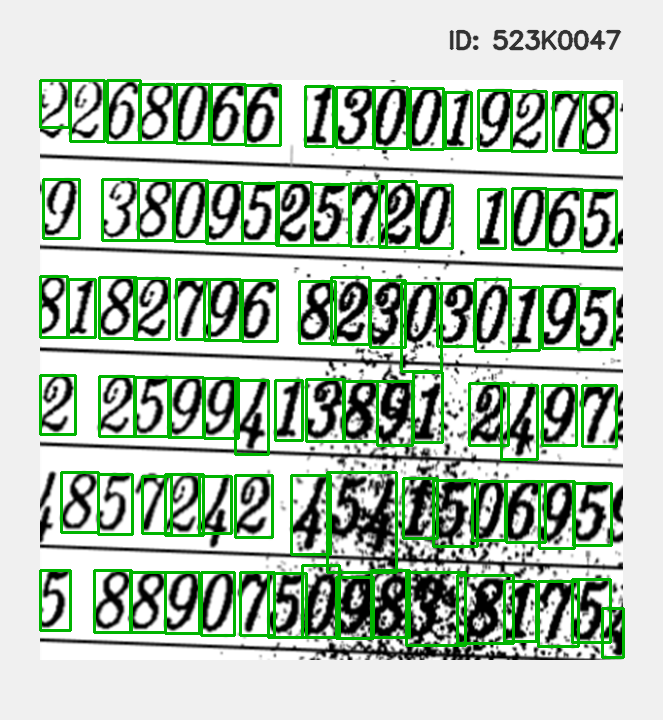

Write Python code to recreate this figure.
# Task 1
import cv2
import numpy as np
import math, time
import matplotlib.pyplot as plt
from typing import List, Tuple
from dataclasses import dataclass

def remove_small_components(binary_img: np.ndarray, min_size: int = 30) -> np.ndarray:
    if binary_img is None:
        return binary_img
    _, bin_thresh = cv2.threshold(binary_img, 127, 255, cv2.THRESH_BINARY)
    num_labels, labels, stats, centroids = cv2.connectedComponentsWithStats(bin_thresh, connectivity=8)
    
    output = np.zeros_like(bin_thresh)
    for i in range(1, num_labels):
        area = stats[i, cv2.CC_STAT_AREA]
        if area >= min_size:
            output[labels == i] = 255
    return output

def preprocess_frame(frame):
    # Use bilateral filter for better edge preservation
    blurred = cv2.bilateralFilter(frame, 9, 75, 75)

    # Convert to HSV for color segmentation
    hsv = cv2.cvtColor(blurred, cv2.COLOR_BGR2HSV)
    
    return hsv, blurred

def color_segmentation(hsv_frame):
    # Multi-stage color segmentation with advanced noise reduction

    # Multiple color ranges for robustness
    red_ranges = [
        ([0, 150, 80], [8, 255, 255]),     # Bright red
        ([172, 150, 80], [180, 255, 255]), # Dark red
    ]
    
    blue_ranges = [
        ([100, 150, 50], [130, 255, 255]), # Standard blue
    ]
    
    # Create masks using multiple ranges
    mask_red = np.zeros(hsv_frame.shape[:2], dtype=np.uint8)
    mask_blue = np.zeros(hsv_frame.shape[:2], dtype=np.uint8)
    
    for lower, upper in red_ranges:
        mask_red |= cv2.inRange(hsv_frame, np.array(lower), np.array(upper))
    
    for lower, upper in blue_ranges:
        mask_blue |= cv2.inRange(hsv_frame, np.array(lower), np.array(upper))
    
    # Multi-stage morphological processing
    kernels = {
        'small': np.ones((2, 2), np.uint8),
        'medium': np.ones((3, 3), np.uint8),
        'large': np.ones((5, 5), np.uint8)
    }
    
    # Advanced red mask processing
    mask_red = cv2.morphologyEx(mask_red, cv2.MORPH_OPEN, kernels['medium'], iterations=2)
    mask_red = cv2.morphologyEx(mask_red, cv2.MORPH_CLOSE, kernels['small'], iterations=2)
    mask_red = remove_small_components(mask_red, min_size=400)
    mask_red = cv2.morphologyEx(mask_red, cv2.MORPH_OPEN, kernels['medium'], iterations=2)
    
    # Advanced blue mask processing
    mask_blue = cv2.morphologyEx(mask_blue, cv2.MORPH_OPEN, kernels['medium'], iterations=1)
    mask_blue = cv2.morphologyEx(mask_blue, cv2.MORPH_CLOSE, kernels['medium'], iterations=2)
    mask_blue = cv2.medianBlur(mask_blue, 3)
    mask_blue = remove_small_components(mask_blue, min_size=200)
    mask_blue = cv2.morphologyEx(mask_blue, cv2.MORPH_OPEN, kernels['small'], iterations=1)
    
    # Final combined mask with additional filtering
    combined_mask = mask_red | mask_blue
    combined_mask = cv2.morphologyEx(combined_mask, cv2.MORPH_OPEN, kernels['medium'], iterations=1)
    combined_mask = remove_small_components(combined_mask, min_size=400)
    
    return combined_mask, mask_red, mask_blue

def detect_shapes_on_mask(combined_mask):

    # Apply morphological operations to improve shape detection
    kernel = np.ones((3, 3), np.uint8)
    processed_mask = cv2.morphologyEx(combined_mask, cv2.MORPH_CLOSE, kernel, iterations=3)
    processed_mask = cv2.morphologyEx(processed_mask, cv2.MORPH_OPEN, kernel, iterations=1)
    
    # Remove small noise components
    processed_mask = remove_small_components(processed_mask, min_size=500)
    
    # Find contours
    contours, _ = cv2.findContours(processed_mask, cv2.RETR_EXTERNAL, cv2.CHAIN_APPROX_SIMPLE)
    
    return contours, processed_mask

def analyze_contour_curvature(contour):
    # Analyze contour curvature to detect wavy edges. Returns True if edges are relatively straight, False if wavy

    if len(contour) < 20:
        return True  # Not enough points to analyze
        
    perimeter = cv2.arcLength(contour, True)
    if perimeter == 0:
        return True
        
    # Approximate contour to reduce noise
    epsilon = 0.01 * perimeter
    approx = cv2.approxPolyDP(contour, epsilon, True)
    
    if len(approx) < 4:
        return True
        
    # Calculate curvature for each point
    curvatures = []
    window_size = 5
    
    for i in range(len(contour)):
        if i < window_size or i >= len(contour) - window_size:
            continue
            
        # Get points in window
        prev_point = contour[i - window_size][0]
        curr_point = contour[i][0]
        next_point = contour[i + window_size][0]
        
        # Calculate vectors
        v1 = curr_point - prev_point
        v2 = next_point - curr_point
        
        if np.linalg.norm(v1) > 0 and np.linalg.norm(v2) > 0:
            # Calculate angle between vectors
            cos_angle = np.dot(v1, v2) / (np.linalg.norm(v1) * np.linalg.norm(v2))
            cos_angle = np.clip(cos_angle, -1.0, 1.0)
            angle = np.degrees(np.arccos(cos_angle))
            
            # High curvature when angle deviates significantly from 180° (straight line)
            curvature = abs(180 - angle)
            curvatures.append(curvature)
    
    if not curvatures:
        return True
        
    avg_curvature = np.mean(curvatures)
    # print(f"Average curvature: {avg_curvature}")

    # If average curvature is too high, it's likely wavy
    return avg_curvature < 150  # Threshold for wavy edges

def analyze_shape_properties(contour):

    perimeter = cv2.arcLength(contour, True)
    if perimeter < 1:
        return "unknown", 0, 0, 0, 0
    
    area = cv2.contourArea(contour)
    
    # Multiple geometric properties
    circularity = (4 * math.pi * area) / (perimeter * perimeter) if perimeter > 0 else 0
    
    # Check for wavy edges and right angles
    has_straight_edges = analyze_contour_curvature(contour)
    
    # Multi-level polygon approximation for better shape detection
    shapes = []
    confidences = []
    
    for epsilon_factor in [0.01, 0.02, 0.03]:
        epsilon = epsilon_factor * perimeter
        approx = cv2.approxPolyDP(contour, epsilon, True)
        vertices = len(approx)
        
        # Bounding rectangle properties
        x, y, w, h = cv2.boundingRect(contour)
        aspect_ratio = w / h if h > 0 else 0
        
        # Convex hull properties
        hull = cv2.convexHull(contour)
        hull_area = cv2.contourArea(hull)
        solidity = area / hull_area if hull_area > 0 else 0
        
        # Rectangle properties
        rect_area = w * h
        extent = area / rect_area if rect_area > 0 else 0
        
        # Shape classification with weighted criteria
        shape = "unknown"
        confidence = 0
        
        # Circular signs (high circularity and solidity)
        if circularity > 0.75 and solidity > 0.85 and vertices >= 8:
            shape = "circle"
            confidence = min(circularity * solidity, 1.0)
        
        # Triangular signs
        triangle_score = 0
        if vertices == 3:
            triangle_score += 0.4
        if solidity > 0.8:
            triangle_score += solidity * 0.4
        if 0.5 <= aspect_ratio <= 2.0:
            triangle_score += 0.2
            
        if triangle_score >= 0.7 and shape == "unknown":
            shape = "triangle"
            confidence = triangle_score

        # Rectangular signs, and has_straight_edges
        if vertices == 4 and solidity > 0.85 and 0.6 <= aspect_ratio <= 2.2 and has_straight_edges:
            shape = "rectangle"
            confidence = solidity
        
        # Octagonal signs
        octagon_score = 0
        if 7 <= vertices <= 9:
            octagon_score += 0.4
        if solidity > 0.8:
            octagon_score += solidity * 0.3
        if 0.8 <= aspect_ratio <= 1.2:
            octagon_score += 0.3
            
        if octagon_score >= 0.7 and shape == "unknown" and area >= 1500:
            shape = "octagon"
            confidence = octagon_score
        
        if shape != "unknown":
            shapes.append(shape)
            confidences.append(confidence)
    
    # Return the shape with highest confidence across different approximations
    if shapes:
        best_idx = np.argmax(confidences)
        return shapes[best_idx], confidences[best_idx], len(cv2.approxPolyDP(contour, 0.02 * perimeter, True)), circularity, solidity
    
    return "unknown", 0, 0, circularity, solidity

def detect_red_border_signs(frame, hsv_frame):

    lower_red1 = np.array([0, 120, 80])    # Lower saturation for border detection
    upper_red1 = np.array([10, 255, 255])
    
    lower_red2 = np.array([160, 80, 60])   # Lower saturation for wider coverage
    upper_red2 = np.array([180, 255, 255])
    
    mask_red = (cv2.inRange(hsv_frame, lower_red1, upper_red1) | 
                cv2.inRange(hsv_frame, lower_red2, upper_red2))
    
    # Enhanced morphological operations for border detection
    kernel_small = np.ones((2, 2), np.uint8)
    kernel_medium = np.ones((3, 3), np.uint8)
    
    # Multi-stage processing for better border detection
    # Remove noise while preserving thin borders
    mask_red = cv2.morphologyEx(mask_red, cv2.MORPH_OPEN, kernel_medium, iterations=1)
    # Connect broken border segments
    mask_red = cv2.morphologyEx(mask_red, cv2.MORPH_CLOSE, kernel_small, iterations=2)
    mask_red = remove_small_components(mask_red, min_size=300)
    # Final smoothing
    mask_red = cv2.morphologyEx(mask_red, cv2.MORPH_OPEN, kernel_medium, iterations=1)

    contours, _ = cv2.findContours(mask_red, cv2.RETR_EXTERNAL, cv2.CHAIN_APPROX_SIMPLE)
    
    detected_borders = []
    
    for contour in contours:
        area = cv2.contourArea(contour)
        # Adjusted area range for border signs (can be smaller since it's just borders)
        if area < 1000 or area > 20000:
            continue
            
        # Analyze shape for red border signs
        shape, confidence, _, circularity, _ = analyze_shape_properties(contour)
        
        # Get bounding rectangle
        x, y, w, h = cv2.boundingRect(contour)
        aspect_ratio = w / h if h > 0 else 0
        
        # More lenient aspect ratio for borders
        if aspect_ratio > 2.5 or aspect_ratio < 0.8:
            continue
            
        # Additional check: verify this is likely a border by analyzing the region
        roi = frame[y:y+h, x:x+w]
        if roi.size == 0:
            continue
            
        # Check if this might be a border by analyzing color distribution
        hsv_roi = cv2.cvtColor(roi, cv2.COLOR_BGR2HSV)
        
        # Count red pixels in the ROI
        red_pixels_roi = cv2.countNonZero(cv2.inRange(hsv_roi, lower_red1, upper_red1) |
                                          cv2.inRange(hsv_roi, lower_red2, upper_red2))
        
        total_pixels_roi = w * h
        if total_pixels_roi == 0:
            continue
            
        red_ratio_roi = red_pixels_roi / total_pixels_roi
        
        # For borders, i expect moderate red ratio (not filling entire area)
        if red_ratio_roi < 0.1 or red_ratio_roi >= 0.8:
            continue
            
        # Special handling for circular borders (prohibition signs)
        if shape == "circle" and confidence >= 0.7:
            # Check if it's likely a circular border by analyzing internal content
            gray_roi = cv2.cvtColor(roi, cv2.COLOR_BGR2GRAY)
            
            # Create a mask for the inner region
            center_x, center_y = w // 2, h // 2
            radius = min(w, h) // 3
            inner_mask = np.zeros((h, w), dtype=np.uint8)
            cv2.circle(inner_mask, (center_x, center_y), radius, 255, -1)
            
            # Check inner region for non-red content
            inner_red_pixels = cv2.countNonZero(
                cv2.bitwise_and(
                    cv2.inRange(hsv_roi, lower_red1, upper_red1) |
                    cv2.inRange(hsv_roi, lower_red2, upper_red2),
                    inner_mask
                )
            )
            
            inner_total_pixels = cv2.countNonZero(inner_mask)
            if inner_total_pixels > 0:
                inner_red_ratio = inner_red_pixels / inner_total_pixels
                # If inner region has low red, it's likely a border
                if inner_red_ratio < 0.3:
                    detected_borders.append((x, y, w, h, shape, confidence))
                    continue
        
        # Accept if it has reasonable shape for border detection
        # Lower confidence threshold for borders since they might be partial
        if shape != "unknown" and confidence >= 0.7:
            detected_borders.append((x, y, w, h, shape, confidence))
        # Fallback for border-like shapes with good circularity
        elif circularity >= 0.7 and area >= 1000:
            detected_borders.append((x, y, w, h, "circle", circularity))
    
    return detected_borders

def detect_traffic_signs(frame):

    # Preprocessing
    hsv, _ = preprocess_frame(frame)
    
    # Enhanced color segmentation
    combined_mask, _, _ = color_segmentation(hsv)
    
    # Improved shape detection on combined mask
    contours, processed_mask = detect_shapes_on_mask(combined_mask)
    
    # Also detect red border signs with shape verification
    red_border_signs = detect_red_border_signs(frame, hsv)

    detected_signs = []
    shape_info = []
    
    print(f"Found {len(contours)} potential regions from color mask")
    print(f"Found {len(red_border_signs)} potential red border signs")
    
    # Process contours from combined mask
    for _, contour in enumerate(contours):
        area = cv2.contourArea(contour)
        
        # Reasonable area filtering
        if area < 1000 or area > 20000:
            continue
            
        # Advanced shape analysis
        shape, confidence, vertices, circularity, solidity = analyze_shape_properties(contour)
        
        # Skip if not a valid traffic sign shape or low confidence
        if shape == "unknown" or confidence < 0.7:  # Slightly lower threshold
            continue
            
        # Get bounding rectangle
        x, y, w, h = cv2.boundingRect(contour)
        aspect_ratio = w / h if h > 0 else 0
        
        # Additional aspect ratio check
        if aspect_ratio > 2.5 or aspect_ratio < 0.4:
            continue
            
        # Color verification in ROI
        roi = frame[y:y+h, x:x+w]
        if roi.size == 0:
            continue
            
        hsv_roi = cv2.cvtColor(roi, cv2.COLOR_BGR2HSV)
        
        # Check colors present in this region with improved blue detection
        red_pixels = cv2.countNonZero(cv2.inRange(hsv_roi, np.array([0, 120, 70]), np.array([10, 255, 255])) |
                                      cv2.inRange(hsv_roi, np.array([170, 120, 70]), np.array([180, 255, 255])))
        blue_pixels = cv2.countNonZero(cv2.inRange(hsv_roi, np.array([100, 150, 60]), np.array([130, 255, 200])))
        
        total_pixels = w * h
        if total_pixels == 0:
            continue
            
        red_ratio = red_pixels / total_pixels
        blue_ratio = blue_pixels / total_pixels
        
        # Determine dominant color
        max_color_ratio = max(red_ratio, blue_ratio)
        dominant_color = "red" if red_ratio > blue_ratio else "blue"
        
        # Require significant color presence
        color_threshold = 0.25
        if max_color_ratio < color_threshold:
            continue
            
        # Validate color-shape combination
        if not validate_color_shape_combination(shape, dominant_color):
            continue
            
        # Final verification with balanced criteria
        if is_likely_traffic_sign(contour, shape):
            detected_signs.append((x, y, w, h))
            shape_info.append((shape, dominant_color, confidence, vertices))
            print(f"Accepted: {shape} {dominant_color} (conf: {confidence:.2f}, vertices: {vertices}, area: {area:.0f}, color_ratio: {max_color_ratio:.2f})")
        else:
            print(f"Rejected by final check: {shape} {dominant_color} (conf: {confidence:.2f})")
    
    # Process red border signs with shape verification
    for x, y, w, h, shape, confidence in red_border_signs:
        # Check for overlap with existing detections
        overlap = False
        for sx, sy, sw, sh in detected_signs:
            if (abs(x - sx) < min(w, sw) and abs(y - sy) < min(h, sh)):
                overlap = True
                break
                
        if not overlap:
            detected_signs.append((x, y, w, h))
            shape_info.append((shape, "red", confidence, 4))
            print(f"Added verified red border sign: {shape} at ({x}, {y}, {w}, {h})")

    return detected_signs, processed_mask, shape_info

def validate_color_shape_combination(shape, color):
    # Validate if the color-shape combination is typical for traffic signs

    # Common traffic sign color-shape combinations
    valid_combinations = {
        "circle": ["red", "blue"],
        "triangle": ["red"],
        "rectangle": ["blue"],
        "octagon": ["red"],
        "border": ["red"]
    }
    
    return shape in valid_combinations and color in valid_combinations[shape]

def is_likely_traffic_sign(contour, shape):
    """
    Balanced verification for traffic sign characteristics
    """
    perimeter = cv2.arcLength(contour, True)
    area = cv2.contourArea(contour)
    
    if perimeter == 0:
        return False
        
    # Compactness check
    compactness = (4 * math.pi * area) / (perimeter * perimeter)
    
    # Minimum bounding rectangle check
    rect = cv2.minAreaRect(contour)
    box = cv2.boxPoints(rect)
    box_area = cv2.contourArea(box.astype(np.int32))
    
    if box_area == 0:
        return False
        
    # Area ratio
    area_ratio = area / box_area
    
    # Balanced criteria for different shapes
    if shape == "circle":
        return compactness > 0.5 and area_ratio > 0.5  # Slightly more lenient
    elif shape == "triangle":
        return compactness > 0.3 and area_ratio > 0.4  # More lenient
    elif shape == "rectangle":
        return compactness > 0.4 and area_ratio > 0.55  # Balanced criteria
    elif shape == "octagon":
        return compactness > 0.6 and area_ratio > 0.6 and area >= 1500
    elif shape == "border":
        return compactness > 0.35 and area_ratio > 0.35
    
    return False

def extract_and_plot_frame_processing(input_video, frame_number=130):
    # Extract a specific frame and show detailed processing analysis

    cap = cv2.VideoCapture(input_video)
    
    if not cap.isOpened():
        print("Error: Could not open input video")
        return
    
    cap.set(cv2.CAP_PROP_POS_FRAMES, frame_number)
    ret, frame = cap.read()
    
    if not ret:
        print(f"Error: Could not read frame {frame_number}")
        cap.release()
        return
    
    # Process the frame
    detected_signs, combined_mask, shape_info = detect_traffic_signs(frame)
    
    # Create visualization
    frame_with_detections = frame.copy()
    frame_with_contours = frame.copy()
    
    # Draw all contours found in the mask
    contours, _ = cv2.findContours(combined_mask, cv2.RETR_EXTERNAL, cv2.CHAIN_APPROX_SIMPLE)
    cv2.drawContours(frame_with_contours, contours, -1, (255, 0, 0), 2)
    
    # Draw only the detected signs with color coding
    color_map = {"red": (0, 0, 255), "blue": (255, 0, 0)}
    
    for i, (x, y, w, h) in enumerate(detected_signs):
        shape, color, confidence, vertices = shape_info[i]
        box_color = color_map.get(color, (0, 255, 0))
        
        # Draw bounding box
        cv2.rectangle(frame_with_detections, (x, y), (x + w, y + h), box_color, 2)
        cv2.rectangle(frame_with_contours, (x, y), (x + w, y + h), box_color, 2)
        
        # Add label
        label = f'{shape} {color}'
        cv2.putText(frame_with_detections, label, (x, y-10), 
                   cv2.FONT_HERSHEY_SIMPLEX, 0.6, box_color, 2)
        cv2.putText(frame_with_contours, label, (x, y-10), 
                   cv2.FONT_HERSHEY_SIMPLEX, 0.6, box_color, 2)
    
    # Convert BGR to RGB for matplotlib
    frame_rgb = cv2.cvtColor(frame, cv2.COLOR_BGR2RGB)
    frame_with_detections_rgb = cv2.cvtColor(frame_with_detections, cv2.COLOR_BGR2RGB)
    frame_with_contours_rgb = cv2.cvtColor(frame_with_contours, cv2.COLOR_BGR2RGB)
    
    # Create the plot
    fig, axes = plt.subplots(2, 2, figsize=(15, 10))
    fig.suptitle(f'Balanced Traffic Sign Detection - Frame {frame_number}', fontsize=16, fontweight='bold')
    
    # Original frame
    axes[0, 0].imshow(frame_rgb)
    axes[0, 0].set_title('Original Frame')
    axes[0, 0].axis('off')
    
    # Color mask
    axes[0, 1].imshow(combined_mask, cmap='gray')
    axes[0, 1].set_title('Enhanced Color Segmentation Mask')
    axes[0, 1].axis('off')
    
    # Frame with all contours and detections
    axes[1, 0].imshow(frame_with_contours_rgb)
    axes[1, 0].set_title('All Contours (Blue) + Valid Detections (Colored)')
    axes[1, 0].axis('off')
    
    # Final detection result
    axes[1, 1].imshow(frame_with_detections_rgb)
    axes[1, 1].set_title(f'Final Detection: {len(detected_signs)} traffic signs')
    axes[1, 1].axis('off')
    
    # Add detection summary
    detection_text = f"Detection Summary:\n- Total regions: {len(contours)}\n- Valid traffic signs: {len(detected_signs)}"
    for i, (shape, color, confidence, vertices) in enumerate(shape_info):
        detection_text += f"\n- Sign {i+1}: {shape} {color} (conf: {confidence:.2f})"
    
    plt.figtext(0.02, 0.02, detection_text, fontsize=10, 
                bbox=dict(boxstyle="round,pad=0.3", facecolor="lightgray"))
    
    plt.tight_layout()
    plt.subplots_adjust(top=0.93, bottom=0.15)
    plt.show()
    
    cap.release()
    return frame_number, len(detected_signs)

def process_video(input_path, output_path):
    # Process the input video and create output video with traffic sign detection

    cap = cv2.VideoCapture(input_path)
    
    if not cap.isOpened():
        print("Error: Could not open input video")
        return
    
    fps = int(cap.get(cv2.CAP_PROP_FPS))
    width = int(cap.get(cv2.CAP_PROP_FRAME_WIDTH))
    height = int(cap.get(cv2.CAP_PROP_FRAME_HEIGHT))
    total_frames = int(cap.get(cv2.CAP_PROP_FRAME_COUNT))
    
    fourcc = cv2.VideoWriter_fourcc(*'XVID')
    out = cv2.VideoWriter(output_path, fourcc, fps, (width, height))
    
    print(f"Processing video: {input_path}")
    print(f"Video properties: {width}x{height}, {fps} FPS, {total_frames} frames")
    
    frame_count = 0
    detection_count = 0
    
    while True:
        ret, frame = cap.read()
        
        if not ret:
            break
        
        # Detect traffic signs in the current frame
        traffic_signs, _, shape_info = detect_traffic_signs(frame)
        
        # Draw rectangles around detected traffic signs with color coding
        # color_map = {"red": (0, 0, 255), "blue": (255, 0, 0)}
        
        for i, (x, y, w, h) in enumerate(traffic_signs):
            # shape, color, confidence, vertices = shape_info[i]
            # box_color = color_map.get(color, (0, 255, 0))
            cv2.rectangle(frame, (x, y), (x + w, y + h), (0, 255, 0), 3)
            # cv2.rectangle(frame, (x, y), (x + w, y + h), box_color, 2)
            detection_count += 1
        
        # Insert Student ID
        cv2.rectangle(frame, (10, 10), (250, 50), (0, 0, 0), -1)
        cv2.putText(frame, '523K0047', (20, 35), 
                   cv2.FONT_HERSHEY_SIMPLEX, 0.8, (255, 255, 255), 2)
        
        # Add frame counter
        # cv2.putText(frame, f'Frame: {frame_count}', (width - 150, 30), 
        #            cv2.FONT_HERSHEY_SIMPLEX, 0.6, (255, 255, 255), 2)
        
        # Write the processed frame
        out.write(frame)
        
        frame_count += 1
        if frame_count % 30 == 0:
            print(f"Processed {frame_count}/{total_frames} frames, Detections: {detection_count}")
    
    cap.release()
    out.release()
    cv2.destroyAllWindows()
    
    print(f"Processing completed! Output saved as: {output_path}")
    print(f"Total frames processed: {frame_count}")
    print(f"Total detections: {detection_count}")

def main_task1():
    
    input_video = "task1.mp4"
    output_video = "523K0047.avi"
    
    try:
        # First, extract and plot frame processing analysis
        # print("Extracting frame for processing analysis...")
        # khung: 2500, 210, 100, 1800, 1180, 1190
        # frame_num, detections = extract_and_plot_frame_processing(input_video, frame_number=1180)
        # print(f"Frame analysis completed for frame {frame_num}. Detected {detections} traffic signs.")
        
        # Then process the entire video
        print("\nStarting video processing...")
        process_video(input_video, output_video)
        
    except Exception as e:
        print(f"Error during processing: {str(e)}")
        import traceback
        traceback.print_exc()

# Task 2

@dataclass
class BoundingBox:
    x: int
    y: int
    width: int
    height: int
    area: float
    contour: np.ndarray = None
    
    @property
    def aspect_ratio(self) -> float:
        return self.width / self.height if self.height > 0 else 0
    
    @property
    def center(self) -> Tuple[int, int]:
        return (self.x + self.width // 2, self.y + self.height // 2)
    
    @property
    def coordinates(self) -> Tuple[int, int, int, int]:
        return (self.x, self.y, self.x + self.width, self.y + self.height)

class ProfessionalDigitDetector:    
    def __init__(self, student_id: str = '523K0047'):
        self.student_id = student_id
        
        self.params = {
            'min_area': 60,           # baseline minimum area to filter tiny noise
            'max_area': 2500,         
            'min_aspect_ratio': 0.2,
            'max_aspect_ratio': 1.2,
            'min_width': 8,
            'min_height': 15,
            'gaussian_kernel': (3, 3),
            'adaptive_block_size': 31,
            'adaptive_c': 6,
            # fallback min connected component size
            'fallback_min_cc': 40
        }
        
    def load_image(self, image_path: str) -> np.ndarray:
        img = cv2.imread(image_path, cv2.IMREAD_GRAYSCALE)
        return img

    # xóa đường kẻ ngang
    def remove_lines(self, img: np.ndarray) -> np.ndarray:
        result = img.copy()
        
        # Threshold the image to get binary image
        _, binary = cv2.threshold(img, 0, 255, cv2.THRESH_BINARY_INV + cv2.THRESH_OTSU)
        
        # Define kernels for line detection
        horizontal_kernel = cv2.getStructuringElement(cv2.MORPH_RECT, (25, 1))
        vertical_kernel = cv2.getStructuringElement(cv2.MORPH_RECT, (1, 25))
        
        # Detect horizontal lines
        horizontal_lines = cv2.morphologyEx(binary, cv2.MORPH_OPEN, horizontal_kernel, iterations=2)
        
        # Detect vertical lines  
        vertical_lines = cv2.morphologyEx(binary, cv2.MORPH_OPEN, vertical_kernel, iterations=2)
        
        # Combine horizontal and vertical lines
        lines_mask = cv2.bitwise_or(horizontal_lines, vertical_lines)
        
        # Dilate the lines mask to ensure complete removal
        dilate_kernel = cv2.getStructuringElement(cv2.MORPH_RECT, (3, 3))
        lines_mask = cv2.dilate(lines_mask, dilate_kernel, iterations=1)
        
        # Use inpainting to remove lines while preserving the background
        result = cv2.inpaint(result, lines_mask, 3, cv2.INPAINT_TELEA)
        
        return result
    
    def advanced_preprocessing(self, img: np.ndarray) -> np.ndarray:

        img = self.remove_lines(img)

        denoised = cv2.GaussianBlur(img, (3,3), 0)
        denoised = cv2.GaussianBlur(img, (9,9), 0)

        # Apply CLAHE for contrast enhancement (helps with uneven lighting)
        clahe = cv2.createCLAHE(clipLimit=19.0, tileGridSize=(8, 8))
        enhanced = clahe.apply(denoised)
        
        # Adaptive thresholding for uneven lighting
        binary_adaptive = cv2.adaptiveThreshold(
            enhanced, 255, cv2.ADAPTIVE_THRESH_GAUSSIAN_C, 
            cv2.THRESH_BINARY_INV, self.params['adaptive_block_size'], self.params['adaptive_c']
        )
        
        # Otsu threshold
        _, binary_otsu = cv2.threshold(enhanced, 0, 255, cv2.THRESH_BINARY_INV + cv2.THRESH_OTSU)
        combined_binary = cv2.bitwise_and(binary_adaptive, binary_otsu)
        
        return combined_binary

    def smart_morphological_processing(self, binary: np.ndarray):
        processed = binary.copy()

        # Estimate an average stroke width using distance transform
        # foreground must be non-zero (digits are white) for distanceTransform
        fg = (processed > 0).astype(np.uint8) * 255
        # small safety if no foreground
        if np.count_nonzero(fg) == 0:
            return processed

        kernel1 = cv2.getStructuringElement(cv2.MORPH_RECT, (3, 3))
        kernel2 = cv2.getStructuringElement(cv2.MORPH_RECT, (2, 2))

        processed = self.remove_small_components(processed, min_size=50)
        processed = cv2.erode(processed, kernel1, iterations=1)
        processed = self.remove_small_components(processed, min_size=150)
        processed = cv2.erode(processed, kernel2, iterations=1)
        processed = self.remove_small_components(processed, min_size=150)
        processed = cv2.dilate(processed, kernel2, iterations=1)

        processed = self.remove_small_components(processed, min_size=270)

        kernel3 = cv2.getStructuringElement(cv2.MORPH_RECT, (1, 2))
        processed = cv2.dilate(processed, kernel3, iterations=1)

        return processed

    def remove_small_components(self, binary_img: np.ndarray, min_size: int = 30) -> np.ndarray:
        # Remove small connected components (noise)
        if binary_img is None:
            return binary_img
        # Ensure binary in 0/255
        _, bin_thresh = cv2.threshold(binary_img, 127, 255, cv2.THRESH_BINARY)
        num_labels, labels, stats, centroids = cv2.connectedComponentsWithStats(bin_thresh, connectivity=8)
        output = np.zeros_like(bin_thresh)
        for i in range(1, num_labels):  # skip background
            area = stats[i, cv2.CC_STAT_AREA]
            if area >= min_size:
                output[labels == i] = 255
        return output

    def contour_analysis(self, processed_img: np.ndarray) -> List[BoundingBox]:
        # Remove small noise components first
        cleaned_img = self.remove_small_components(processed_img, min_size=85)
        
        contours, _ = cv2.findContours(cleaned_img, cv2.RETR_EXTERNAL, cv2.CHAIN_APPROX_NONE)
        
        bounding_boxes = []
        img_height, img_width = processed_img.shape
        
        for contour in contours:
            area = cv2.contourArea(contour)
            
            # Area-based filtering
            if not (self.params['min_area'] <= area <= self.params['max_area']):
                continue
                
            x, y, w, h = cv2.boundingRect(contour)
            
            # Size-based filtering
            if w < self.params['min_width'] or h < self.params['min_height']:
                continue
                
            # Aspect ratio validation for digits
            aspect_ratio = w / h if h > 0 else 0
            if not (self.params['min_aspect_ratio'] <= aspect_ratio <= self.params['max_aspect_ratio']):
                continue
            
            # Solidity check (area vs convex hull area)
            hull = cv2.convexHull(contour)
            hull_area = cv2.contourArea(hull)
            solidity = area / hull_area if hull_area > 0 else 0
            
            if solidity < 0.2:  # Too fragmented
                continue
                
            # Extent check (area vs bounding box area)
            rect_area = w * h
            extent = area / rect_area if rect_area > 0 else 0
            
            if extent < 0.10:  # Too sparse
                continue
                
            # Position check - avoid very small components too close to image borders
            border_margin = 3
            if (x < border_margin or y < border_margin or 
                x + w > img_width - border_margin or 
                y + h > img_height - border_margin):
                # allow if reasonably large
                if area < 120:
                    continue
                
            bounding_boxes.append(BoundingBox(x, y, w, h, area, contour))
        
        # Sort by reading order (left to right, top to bottom)
        bounding_boxes.sort(key=lambda b: (b.y // 30, b.x))
        
        return bounding_boxes
    
    def create_frame(self, image: np.ndarray, 
                                bounding_boxes: List[BoundingBox]) -> np.ndarray:
        
        # Frame dimensions
        top_bar_height = 80
        bottom_bar_height = 60
        side_margin = 40
        frame_color = (240, 240, 240)  # Light gray
        
        # Convert to color if grayscale
        if len(image.shape) == 2:
            display_img = cv2.cvtColor(image, cv2.COLOR_GRAY2BGR)
        else:
            display_img = image.copy()
        
        # Create frame with extended canvas
        img_height, img_width = display_img.shape[:2]
        frame_height = img_height + top_bar_height + bottom_bar_height
        frame_width = img_width + 2 * side_margin
        
        # Create frame
        frame = np.full((frame_height, frame_width, 3), frame_color, dtype=np.uint8)
        
        # Place original image in center
        y_offset = top_bar_height
        x_offset = side_margin
        frame[y_offset:y_offset+img_height, x_offset:x_offset+img_width] = display_img
        
        # Draw bounding boxes on the image in the frame
        for i, bbox in enumerate(bounding_boxes, 1):
            # Adjust coordinates for frame offset
            x1 = bbox.x + x_offset
            y1 = bbox.y + y_offset
            x2 = x1 + bbox.width
            y2 = y1 + bbox.height
            
            # Color selection: green for typical valid detections
            color = (0, 180, 0)
            cv2.rectangle(frame, (x1, y1), (x2, y2), color, 2)
        
        # Stamp student ID on the top bar (right aligned)
        id_text = f"ID: {self.student_id}"
        text_size = cv2.getTextSize(id_text, cv2.FONT_HERSHEY_SIMPLEX, 0.8, 2)[0]
        text_x = frame_width - side_margin - text_size[0]
        text_y = int(top_bar_height * 0.6)
        cv2.putText(frame, id_text, (text_x, text_y), cv2.FONT_HERSHEY_SIMPLEX, 0.8, (50,50,50), 2, cv2.LINE_AA)
        
        return frame
    
    def create_detailed_visualization(self, original: np.ndarray,
                                    binary: np.ndarray,
                                    processed: np.ndarray,
                                    final_frame: np.ndarray,
                                    bounding_boxes: List[BoundingBox]):
        
        fig = plt.figure(figsize=(16, 12))
        
        # Create subplots
        gs = plt.GridSpec(3, 4, figure=fig)
        
        # Original image
        ax1 = fig.add_subplot(gs[0, 0])
        ax1.imshow(original, cmap='gray')
        ax1.set_title("1. Original Image", fontsize=12, fontweight='bold')
        ax1.axis('off')
        
        # Binary image
        ax2 = fig.add_subplot(gs[0, 1])
        ax2.imshow(binary, cmap='gray')
        ax2.set_title("2. Binary Image\n(Adaptive + Otsu)", fontsize=12, fontweight='bold')
        ax2.axis('off')
        
        # Processed image
        ax3 = fig.add_subplot(gs[0, 2])
        ax3.imshow(processed, cmap='gray')
        ax3.set_title("3. After Morphological\nProcessing", fontsize=12, fontweight='bold')
        ax3.axis('off')
        
        # Final result (main)
        ax4 = fig.add_subplot(gs[1:, :2])
        ax4.imshow(cv2.cvtColor(final_frame, cv2.COLOR_BGR2RGB))
        ax4.set_title(f"Final Result: {len(bounding_boxes)} Digits Detected", 
                     fontsize=14, fontweight='bold', pad=10)
        ax4.axis('off')
        
        plt.tight_layout()
        plt.show()
    
    def process(self, input_path: str, output_path: str):        
        try:
            original_img = self.load_image(input_path)
            
            binary_img = self.advanced_preprocessing(original_img)
            
            # morphological processing
            processed_img = self.smart_morphological_processing(binary_img)
            # Enhanced contour analysis
            bounding_boxes = self.contour_analysis(processed_img)
            
            # Create frame
            final_frame = self.create_frame(original_img, bounding_boxes)
            
            # Save result
            cv2.imwrite(output_path, final_frame)
            
            # visualization main stages
            # self.create_detailed_visualization(
            #     original_img, binary_img, processed_img, final_frame, bounding_boxes
            # )
            
            return {
                'original': original_img,
                'binary': binary_img,
                'processed': processed_img,
                'final_frame': final_frame,
                'bounding_boxes': bounding_boxes,
                'detection_count': len(bounding_boxes),
                'student_id': self.student_id
            }
            
        except Exception as e:
            print(f"Error during processing: {e}")
            raise

def main():
    INPUT_IMAGE = 'input.png'
    OUTPUT_IMAGE = '523K0047.png'
    STUDENT_ID = '523K0047'
    
    try:
        detector = ProfessionalDigitDetector(student_id=STUDENT_ID)
        
        # Process image
        results = detector.process(INPUT_IMAGE, OUTPUT_IMAGE)
        
        print(f"Detected {results['detection_count']} digit bounding boxes")
        
    except FileNotFoundError as e:
        print(f"File error: {e}")
    except Exception as e:
        print(f"Processing error: {e}")

if __name__ == "__main__":
    main_task1()
    time.sleep(1)
    main()
